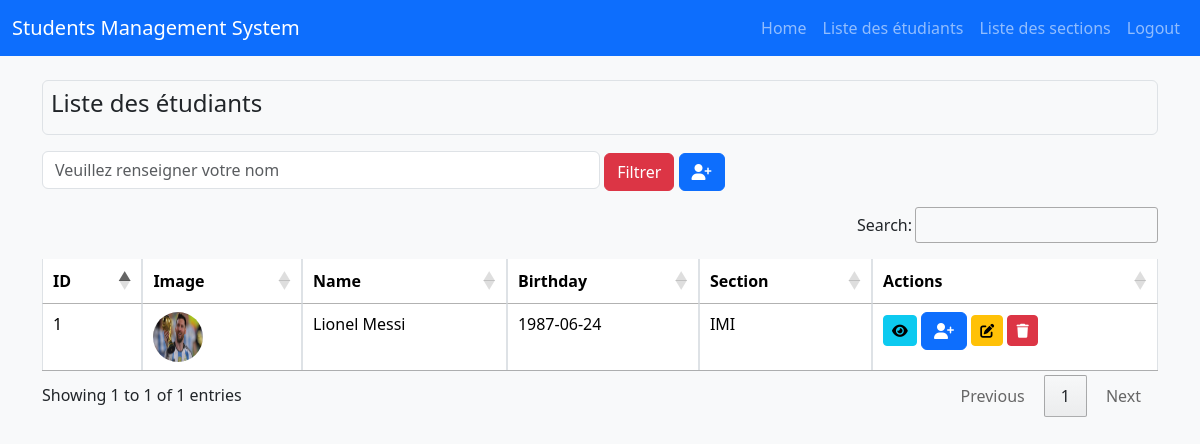
Page /views/listeEtudiants.php?name=Lionel Messi (signed in) on the earlier database version.
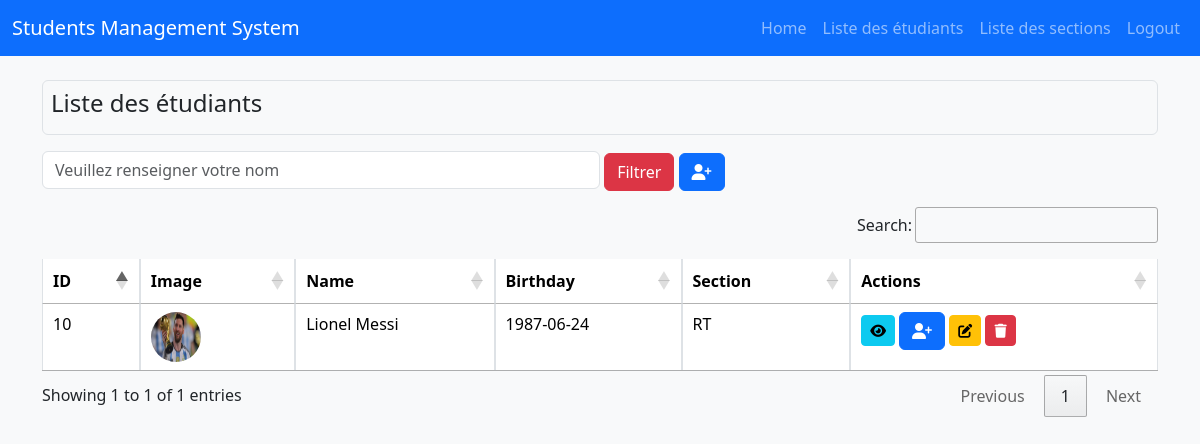
Same page on the later database version.
### tables this page shows
CREATE TABLE `students` (
  `id` int NOT NULL,
  `name` varchar(100) NOT NULL,
  `birthday` date NOT NULL,
  `image` varchar(255) DEFAULT NULL,
  `section_id` int DEFAULT NULL
);

CREATE TABLE `sections` (
  `id` int NOT NULL,
  `designation` varchar(100) NOT NULL,
  `description` text
);

### config/db.php (called while the page is built, shortened)
<?php
class ConnexionDB
{
    private static $bdd = null;
    private function __construct()
    {
        $charset = 'utf8mb4';
        $dsn = "mysql:host=" . DB_HOST . ";dbname=" . DB_NAME . ";charset=$charset";
        $options = [
            PDO::ATTR_ERRMODE            => PDO::ERRMODE_EXCEPTION,
            PDO::ATTR_DEFAULT_FETCH_MODE => PDO::FETCH_ASSOC,
        ];
        try {
            self::$bdd = new PDO($dsn, DB_USER, DB_PASS, $options);
        } catch (\PDOException $e) {
            throw new \PDOException($e->getMessage(), (int)$e->getCode());
        }
    }
    public static function getInstance()
    {
        return self::$bdd;
    }
}

### classes/Repository.php (called while the page is built, shortened)
<?php
require_once '../config/db.php';
abstract class Repository implements IRepository {
    public function __construct($table) {
        $this->db = ConnexionDB::getInstance();
    }
}

### classes/StudentRepository.php (called while the page is built, shortened)
<?php
require_once "Repository.php";
class StudentRepository extends Repository{
    private $query = "SELECT students.id, students.name, students.birthday, students.image, sections.designation AS section, sections.id AS section_id
                        FROM students
                        JOIN sections ON students.section_id = sections.id";
    public function findByName($name) {
        $stmt = $this->query . " WHERE students.name LIKE :name";
        $response = $this->db->prepare($stmt);
        $response->execute(['name' => '%' . $name . '%']);
        return $response->fetchAll();
    }
}

### views/listeEtudiants.php (the view, shortened to what this page needs)
<!DOCTYPE html>
<html lang="fr">
<?php
require_once '../config/db.php';
require_once '../classes/StudentRepository.php';
$studentRepo = new StudentRepository();
if (isset($_GET['name']) && !empty($_GET['name'])) {
    $name = $_GET['name'];
    $students = $studentRepo->findByName($name);
} else {
    $students = $studentRepo->findAll();
}
$isAdmin = isset($_SESSION['role']) && $_SESSION['role'] === 'admin';
?>
<head>
    <link href="https://cdn.jsdelivr.net/npm/bootstrap@5.3.2/dist/css/bootstrap.min.css" rel="stylesheet">
    <link rel="stylesheet" href="https://cdn.datatables.net/1.13.4/css/jquery.dataTables.min.css">
    <link rel="stylesheet" href="style.css">
    <link rel="stylesheet" href="https://cdnjs.cloudflare.com/ajax/libs/font-awesome/6.4.2/css/all.min.css">
</head>
<body>
    <nav class="navbar navbar-expand-lg navbar-dark bg-primary">
        <div class="container-fluid">
            <a class="navbar-brand" href="#">Students Management System</a>
            <div class="collapse navbar-collapse" id="navbarNav">
                <ul class="navbar-nav ms-auto">
                    <li class="nav-item"><a class="nav-link" href="home.php">Home</a></li>
                    <li class="nav-item"><a class="nav-link" href="listeEtudiants.php">Liste des étudiants</a></li>
                    <li class="nav-item"><a class="nav-link" href="listeSections.php">Liste des sections</a></li>
                    <li class="nav-item"><a class="nav-link" href="login.php">Logout</a></li>
                </ul>
            </div>
        </div>
    </nav>
    <div class="container mt-4">
        <div class="container p-2 my-3
         border rounded bg-light">
            <h4>Liste des étudiants</h4>
        </div>
        <div class="mb-3">
            <input id="filterName" type="text" class="form-control d-inline-block w-50" placeholder="Veuillez renseigner votre nom">
            <button class="btn btn-danger" id="filterButton">Filtrer</button>
            <?php if ($isAdmin): ?>
                <a class="btn btn-primary" href="addStudent.php"><i class="fas fa-user-plus"></i></a>
            <?php endif; ?>
        </div>
        <table id="studentsTable" class="table pt-3 table-bordered table-hover">
            <thead>
                <tr>
                    <th>ID</th>
                    <th>Image</th>
                    <th>Name</th>
                    <th>Birthday</th>
                    <th>Section</th>
                    <th>Actions</th>
                </tr>
            </thead>
            <tbody>
                <?php foreach ($students as $student): ?>
                    <tr>
                        <td><?php echo $student['id']; ?></td>
                        <td><img src="<?php echo "../uploads/" . $student['image']; ?>" class="rounded-circle" width="50" height="50"></td>
                        <td><?php echo $student['name']; ?></td>
                        <td><?php echo $student['birthday']; ?></td>
                        <td><?php echo $student['section']; ?></td>
                        <td>
                            <a class="btn btn-info btn-sm" href="profile.php?id=<?php echo $student['id']; ?>&name=<?php echo urlencode($student['name']); ?>&birthday=<?php echo $student['birthday']; ?>&section=<?php echo $student['section_id']; ?>&image=<?php echo $student['image']; ?>"><i class="fas fa-eye"></i></a>
                            <?php if ($isAdmin): ?>
                                <a class="btn btn-primary" href="addStudent.php"><i class="fas fa-user-plus"></i></a>
                                <a class="btn btn-warning btn-sm" href="editStudent.php?id=<?php echo $student['id']; ?>&name=<?php echo urlencode($student['name']); ?>&birthday=<?php echo $student['birthday']; ?>&section=<?php echo $student['section_id']; ?>"><i class="fas fa-edit"></i></a>
                            <a class="btn btn-danger btn-sm" href="deleteStudent.php?id=<?php echo $student['id']; ?>" onclick="return confirm('Are you sure you want to delete this student?');"><i class="fas fa-trash"></i></a>
                            <?php endif; ?>
                        </td>
                    </tr>
                <?php endforeach; ?>
            </tbody>
        </table>
    </div>
</body>
</html>

### views/style.css (style rules this page uses)
body { background-color: #f8f9fa; }

Differences in the rows shown:
removed students: id "1", image (picture), name "Lionel Messi", birthday "1987-06-24", section.designation "IMI"
added students: id "10", image (picture), name "Lionel Messi", birthday "1987-06-24", section.designation "RT"
